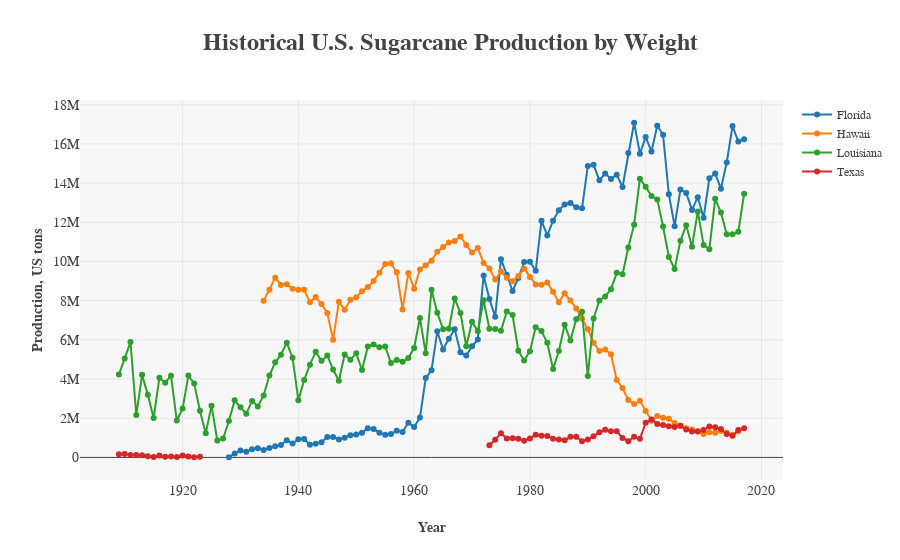

The notebook cell this image was saved under:
### Code cell
# Plot the historical sugarcane data production by weight Dataframe for some quick 
# Exploratory Data Analysis (EDA)
# Generate a static plot using Seaborn and matplotlib
# sns.set_style("darkgrid")
# plt.plot(df_tons_pivot.index, df_tons_pivot[["FLORIDA", "HAWAII", "LOUISIANA", "TEXAS"]])
# plt.title("Historical U.S. Sugarcane Production by Weight", fontsize=24, fontweight="bold", \
#           family="serif")
# plt.xlabel("Year", fontsize=14, family="serif")
# plt.ylabel("Production, US tons", fontsize=14, family="serif")
# plt.gca().yaxis.set_major_formatter(mtick.StrMethodFormatter("{x:,.0f}"))
# xrange = [x for x in range(1900,2030,10)]
# plt.gca().xaxis.set_major_locator(plt.FixedLocator(xrange))
# plt.xticks(fontsize=12, family="serif")
# plt.yticks(fontsize=12, family="serif")
# plt.gcf().set_size_inches(14,6)
# plt.legend(["Florida","Hawaii","Louisiana","Texas"], loc="best", fontsize=14)
# plt.show()

# Generate an interactive plot using the plotly package
layout = go.Layout(
    plot_bgcolor="rgb(247,247,247)",
    legend=dict(font=dict(family="serif", size=12)),
    title="<b>Historical U.S. Sugarcane Production by Weight</b>",
    titlefont=dict(family="serif", size=24),
    yaxis=dict(title="<b>Production, US tons</b>", titlefont=dict(family="serif", size=14), 
               tickfont=dict(family="serif", size=14)),
    xaxis=dict(title="<b>Year</b>", titlefont=dict(family="serif", size=14), 
               tickfont=dict(family="serif", size=14))
)

trace1 = go.Scatter(
    x=df_tons_pivot.index,
    y=df_tons_pivot["FLORIDA"],
    mode='lines+markers',
    name="Florida"
)

trace2 = go.Scatter(
    x=df_tons_pivot.index,
    y=df_tons_pivot["HAWAII"],
    mode='lines+markers',
    name="Hawaii"
)

trace3 = go.Scatter(
    x=df_tons_pivot.index,
    y=df_tons_pivot["LOUISIANA"],
    mode='lines+markers',
    name="Louisiana"
)

trace4 = go.Scatter(
    x=df_tons_pivot.index,
    y=df_tons_pivot["TEXAS"],
    mode='lines+markers',
    name="Texas"
)

fig = go.Figure(data=[trace1, trace2, trace3, trace4], layout=layout)
py.offline.iplot(fig)
